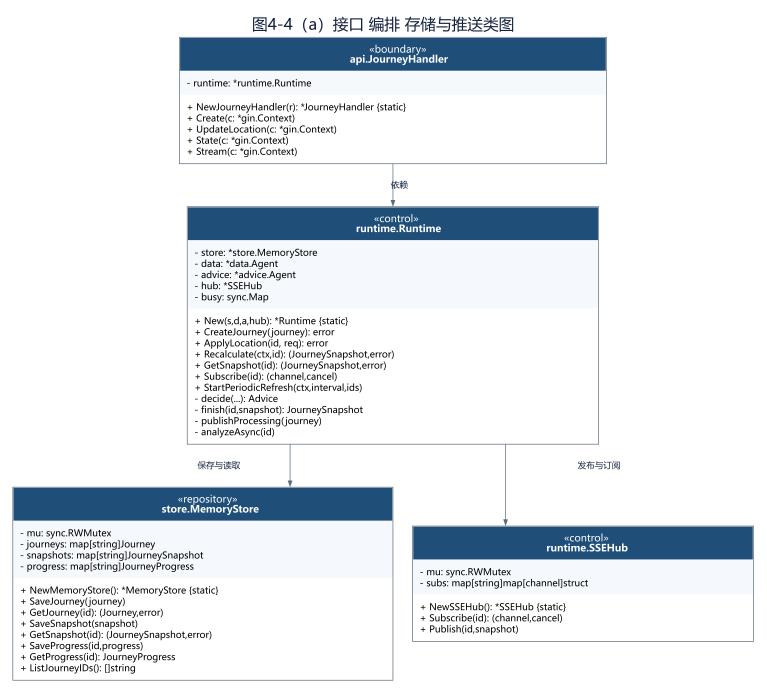
#> input picture .docxwork/out04/images/04_fig011.png, 2300 x 2080 px, found by its file name (shown at 1/3 size); its folder holds 6 pictures in this run
$ python crop3.py
#> lines starting #> are read from the running program, lines starting #| are printed output that depends on the picture
from PIL import Image
import os
base = r"D:\VST DEVELOP\aviation-journey-agent\.docxwork\out04\images"
out = r"D:\VST DEVELOP\aviation-journey-agent\.docxwork\crops"
def crop(name, box, scale, suffix):
#> called with name = '04_fig011.png', box = (500, 1350, 1300, 1700), scale = 2, suffix = '_band'
    im = Image.open(os.path.join(base, name))
#> im is the input picture: PIL image 2300x2080 RGB; mean R, G, B 226.5, 231.4, 236
    c = im.crop(box)
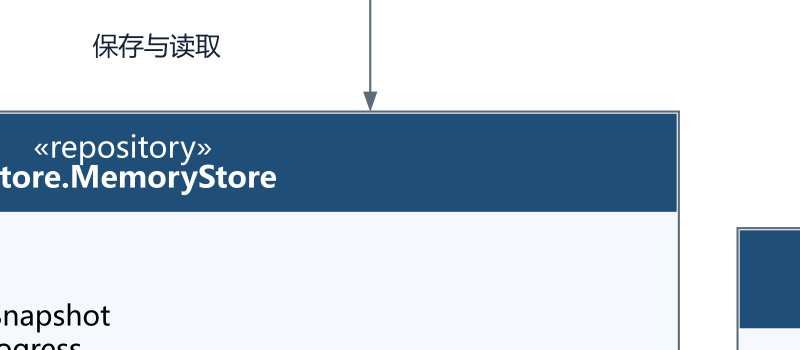
#> c: PIL image 800x350 RGB; mean R, G, B 193.5, 206.2, 218.3
    c = c.resize((int(c.width*scale), int(c.height*scale)), Image.LANCZOS)
#> c: PIL image 1600x700 RGB
    p = os.path.join(out, name.replace('.png','')+suffix+'.png')
    c.save(p); print(p, c.size)
#| D:\VST DEVELOP\aviation-journey-agent\.docxwork\crops/04_fig011_band.png (1600, 700)
crop('04_fig011.png', (500,1350,1300,1700), 2, '_band')
crop('04_fig016.png', (1000,700,1900,1042), 2, '_band')
#> call 2 of crop, with name = '04_fig016.png', box = (1000, 700, 1900, 1042), scale = 2, suffix = '_band'
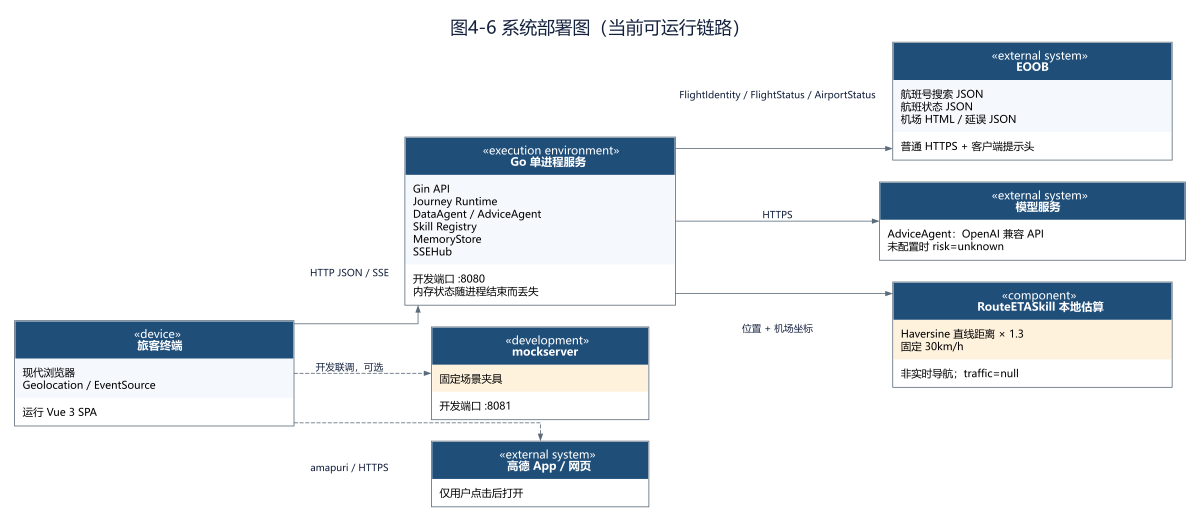
#> input picture .docxwork/out04/images/04_fig016.png, 2400 x 1042 px, found by its file name (shown at 1/2 size)
#> in crop, im is the input picture: PIL image 2400x1042 RGB; mean R, G, B 226.6, 231.5, 236
#> in crop (call 2), `c = im.crop(box)`:
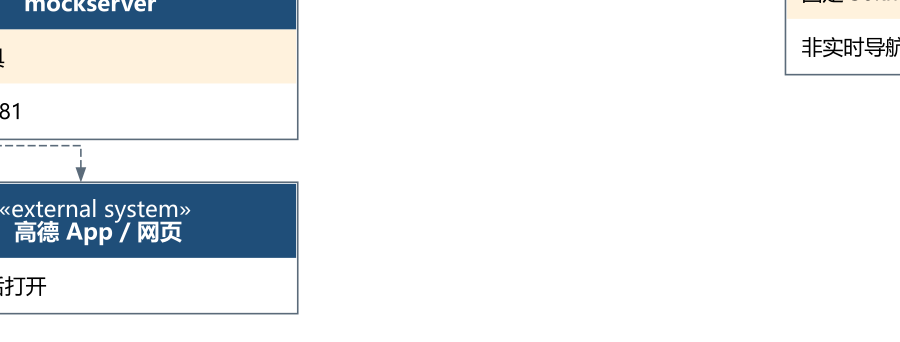
#> c: PIL image 900x342 RGB; mean R, G, B 232.9, 236.4, 239.1
#| D:\VST DEVELOP\aviation-journey-agent\.docxwork\crops/04_fig016_band.png (1800, 684)
